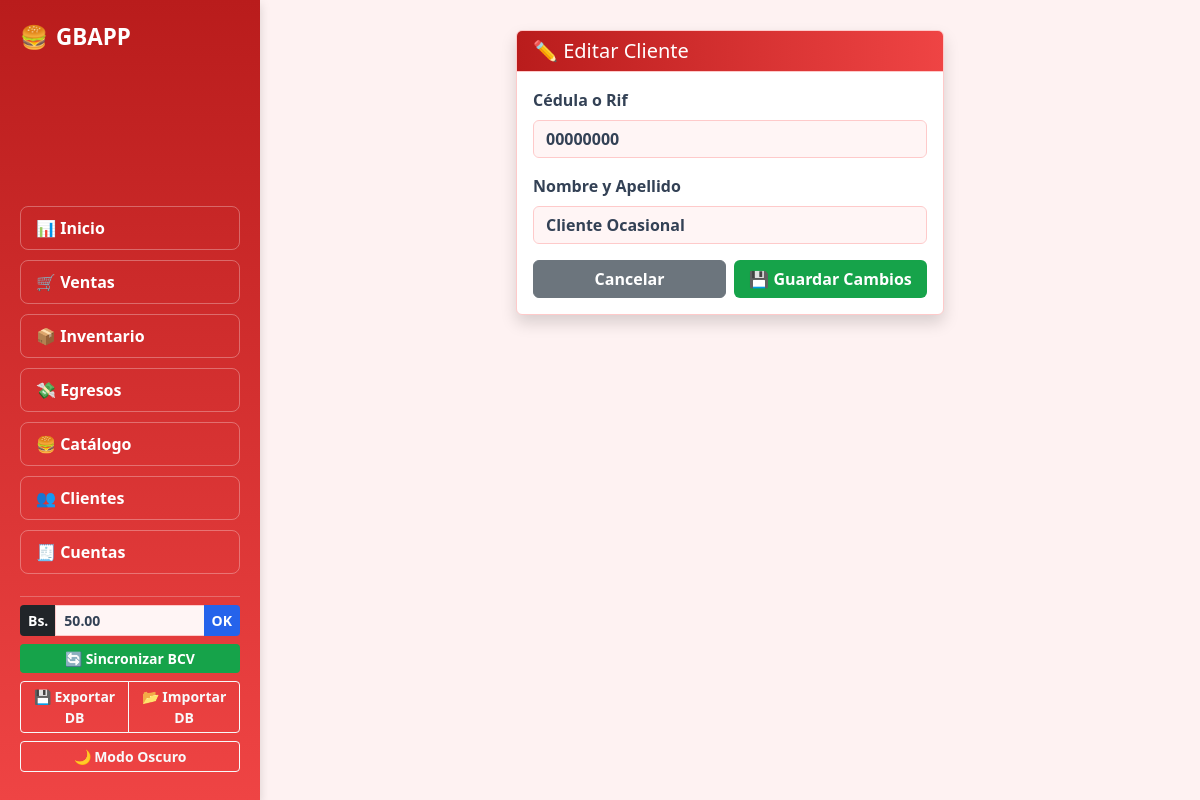
The page /editar_cliente/1 on the database its author committed.
### tables this page shows
CREATE TABLE configuracion (
            id INTEGER PRIMARY KEY,
            tasa_dolar REAL NOT NULL
        );

CREATE TABLE clientes (
            id INTEGER PRIMARY KEY AUTOINCREMENT,
            cedula TEXT UNIQUE NOT NULL,
            nombre TEXT NOT NULL
        );

### app.py (the view, shortened to what this page needs)
@app.route('/editar_cliente/<int:id>', methods=('GET', 'POST'))
def editar_cliente(id):
    conn = get_db_connection()
    cliente = conn.execute('SELECT * FROM clientes WHERE id = ?', (id,)).fetchone()
    conn.close()
    return render_template('editar_cliente.html', cliente=cliente)

### app.py (called while the page is built)
def get_db_connection():
    conn = sqlite3.connect('negocio.db')
    conn.row_factory = sqlite3.Row
    return conn

@app.context_processor
def inject_tasa():
    conn = get_db_connection()
    fila = conn.execute('SELECT tasa_dolar FROM configuracion WHERE id = 1').fetchone()
    conn.close()
    tasa = fila['tasa_dolar'] if fila else 1.0
    return dict(tasa_dolar=tasa)

### templates/editar_cliente.html
{% extends 'base.html' %}
{% block content %}
<div class="row justify-content-center">
    <div class="col-md-6">
        <div class="card shadow">
            <div class="card-header brand-header">
                <h5 class="mb-0">✏️ Editar Cliente</h5>
            </div>
            <div class="card-body">
                <form action="/editar_cliente/{{ cliente['id'] }}" method="POST">
                    <div class="mb-3">
                        <label class="form-label fw-bold">Cédula o Rif</label>
                        <input type="text" class="form-control fw-bold" name="cedula" value="{{ cliente['cedula'] }}" required>
                    </div>
                    <div class="mb-3">
                        <label class="form-label fw-bold">Nombre y Apellido</label>
                        <input type="text" class="form-control fw-bold" name="nombre" value="{{ cliente['nombre'] }}" required>
                    </div>
                    <div class="d-flex gap-2">
                        <a href="/clientes" class="btn btn-secondary fw-bold w-50">Cancelar</a>
                        <button type="submit" class="btn btn-success fw-bold w-50">💾 Guardar Cambios</button>
                    </div>
                </form>
            </div>
        </div>
    </div>
</div>
{% endblock %}

### templates/base.html (shortened to what this page needs)
<!DOCTYPE html>
<html lang="es" data-bs-theme="light">
<head>
    <link href="https://cdn.jsdelivr.net/npm/bootstrap@5.3.0/dist/css/bootstrap.min.css" rel="stylesheet">
</head>
<body>
    <nav class="sidebar d-flex flex-column justify-content-between">
        <div class="d-flex justify-content-between align-items-center mb-lg-3 pb-lg-3 border-bottom-lg">
            <a class="sidebar-brand d-flex align-items-center gap-2 m-0" href="/dashboard">
                <span>🍔</span> <span>GBAPP</span>
            </a>
        </div>
        <div class="collapse d-lg-block mt-3 mt-lg-0" id="menuColapsable">
            <div class="d-flex flex-column gap-1 mb-3">
                <a class="nav-btn" href="/dashboard">📊 Inicio</a>
                <a class="nav-btn" href="/ventas">🛒 Ventas</a>
                <a class="nav-btn" href="/insumos">📦 Inventario</a>
                <a class="nav-btn" href="/gastos">💸 Egresos</a>
                <a class="nav-btn" href="/productos">🍔 Catálogo</a>
                <a class="nav-btn" href="/clientes">👥 Clientes</a>
                <a class="nav-btn" href="/historial_ventas">🧾 Cuentas</a>
            </div>
            <div class="pt-2 border-top border-light border-opacity-25">
                <form action="/actualizar_tasa" method="POST" class="mb-2">
                    <div class="input-group input-group-sm mb-2">
                        <span class="input-group-text bg-dark text-white border-0 fw-bold">Bs.</span>
                        <input type="number" step="0.01" name="tasa_dolar" class="form-control fw-bold" value="{{ "%.2f"|format(tasa_dolar) }}" required>
                        <button class="btn btn-info fw-bold text-white" title="Fijar Manual" type="submit">OK</button>
                    </div>
                </form>
                <div class="d-grid gap-2 mb-2">
                    <a href="/sincronizar_tasa" class="btn btn-sm btn-success fw-bold" title="Sincronizar BCV por internet">🔄 Sincronizar BCV</a>
                    <div class="btn-group btn-group-sm w-100" role="group">
                        <a href="/exportar_db" class="btn btn-outline-light fw-bold" title="Descargar respaldo">💾 Exportar DB</a>
                        <button type="button" class="btn btn-outline-light fw-bold" data-bs-toggle="modal" data-bs-target="#modalImportar" title="Subir respaldo">📂 Importar DB</button>
                    </div>
                    <button id="btn-theme" class="btn btn-outline-light btn-sm fw-bold" type="button">🌙 Modo Oscuro</button>
                </div>
            </div>
        </div>
    </nav>
    <div class="main-content">
        {% block content %}{% endblock %}
    </div>
</body>
</html>

### templates/base.html (style rules this page uses)
:root { --color-main: #EF4444; --color-dark: #B91C1C; --color-bg: #FEF2F2; --color-card: #FFFFFF; --color-input: #FFF5F5; --color-text-main: #334155; --color-text-sec: #64748b; --color-border: #FECACA; --color-success: #16A34A; --color-warning: #F59E0B; --color-info: #2563EB; --color-recipe: #7C3AED; }
body { background-color: var(--color-bg); color: var(--color-text-main); transition: background-color 0.3s ease; }
@media (min-width: 992px) { body { display: flex; min-height: 100vh; margin: 0; } }
@media (min-width: 992px) { .sidebar { width: 260px; position: fixed; top: 0; left: 0; height: 100vh; z-index: 1000; overflow-y: auto; } }
@media (min-width: 992px) { .main-content { margin-left: 260px; width: calc(100% - 260px); padding: 30px; } }
.sidebar { background: linear-gradient(180deg, var(--color-dark), var(--color-main)) !important; color: #ffffff !important; padding: 20px; box-shadow: 0 4px 10px rgba(0,0,0,0.15); }
.sidebar-brand { font-size: 1.4rem; font-weight: bold; color: #ffffff !important; text-decoration: none; }
.nav-btn { color: #ffffff !important; border: 1.5px solid rgba(255, 255, 255, 0.3); border-radius: 8px; padding: 9px 15px !important; margin-bottom: 6px; transition: all 0.3s ease; display: block; text-align: left; font-weight: bold; text-decoration: none; }
.card { background-color: var(--color-card); border-color: var(--color-border); color: var(--color-text-main); }
.card-header { border-bottom-color: var(--color-border); }
.brand-header { background: linear-gradient(90deg, var(--color-dark), var(--color-main)) !important; color: #ffffff !important; }
.form-control, .form-select, input[type="date"] { background-color: var(--color-input); border-color: var(--color-border); color: var(--color-text-main); }
.btn-success { background-color: var(--color-success); border: none; color: #fff; }
.btn-info { background-color: var(--color-info); border: none; color: #fff; }

### rows shown on the page
configuracion: tasa_dolar "50.00"
clientes: cedula "00000000", nombre "Cliente Ocasional"
